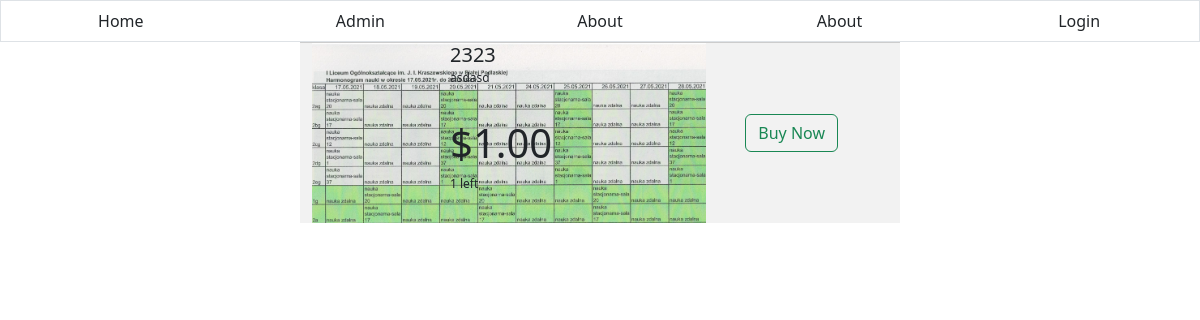
The app's page /, older data.
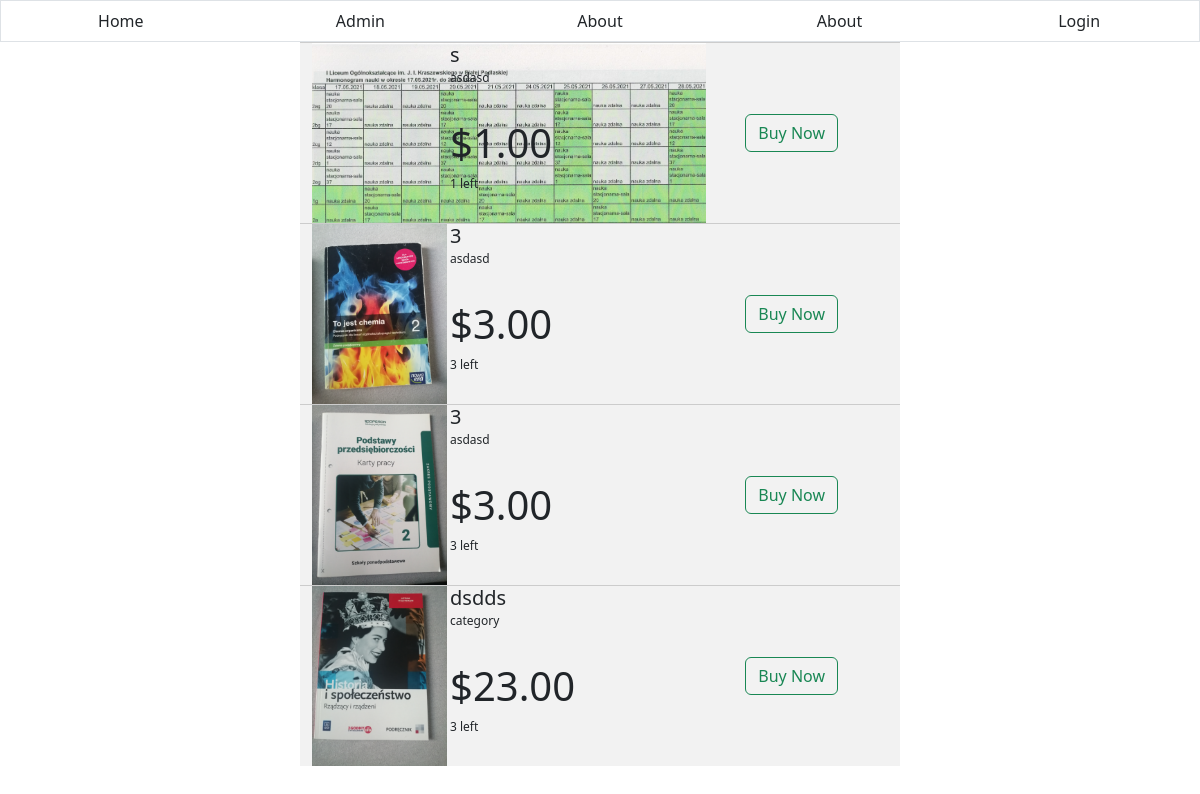
The same page, newer data.
### Ecommerce/models.py (models this page shows, shortened)
class Product(models.Model):
	name = models.CharField(max_length=200)
	category = models.ForeignKey(Category, on_delete=models.CASCADE)
	availability = models.IntegerField()
	price = models.DecimalField(max_digits=5, decimal_places=2)
	image = models.ImageField(upload_to=getImageURL, default="static/default.png" )

class Category(models.Model):
	name = models.CharField(max_length=200)
	def __str__(self):
		return self.name

### Ecommerce/views.py (the view)
# urls.py: path('', ProductListView.as_view(), name="home"),
class ProductListView(ListView):
	model = Product
	template_name = "Ecommerce/home.html"

### Ecommerce/templates/Ecommerce/home.html (shortened to what this page needs)
{% extends 'base.html' %}
{% block content %}
	{% for product in object_list %}
	<div class="row product">
		<div class="col-2">
			<img style=" height: 180px; width: auto;" src="{{product.image.url}}">
		</div>
		<div class="col-6" style="padding-left: 50px;">
				<div class="row product-name"><h2>{{product.name}}</h1></div>
				<div class="row"><p>{{product.category}}</p></div>
				<div class="row"><p></p></div>
				<div class="row price-container"><h2>${{product.price}}</h2></div>
				<div class="row"><p>{{product.availability}} left</p></div>
		</div>
		<div class="col-3 button-container">
			<button type="button" class="btn btn-outline-success">Buy Now</button>
		</div>
	</div>
	{% endfor %}
{% endblock content %}
{% block sidebar %}
	<div class="r-sidebar">
	</div>
{% endblock sidebar %}

Row changes from the older to the newer data that the page shows:
removed Product: image (picture), name "2323", category "asdasd", price "1.00", availability "1"
added Product: image (picture), name "s", category "asdasd", price "1.00", availability "1"
added Product: image (picture), name "3", category "asdasd", price "3.00", availability "3"
added Product: image (picture), name "3", category "asdasd", price "3.00", availability "3"
added Product: image (picture), name "dsdds", category "category", price "23.00", availability "3"
